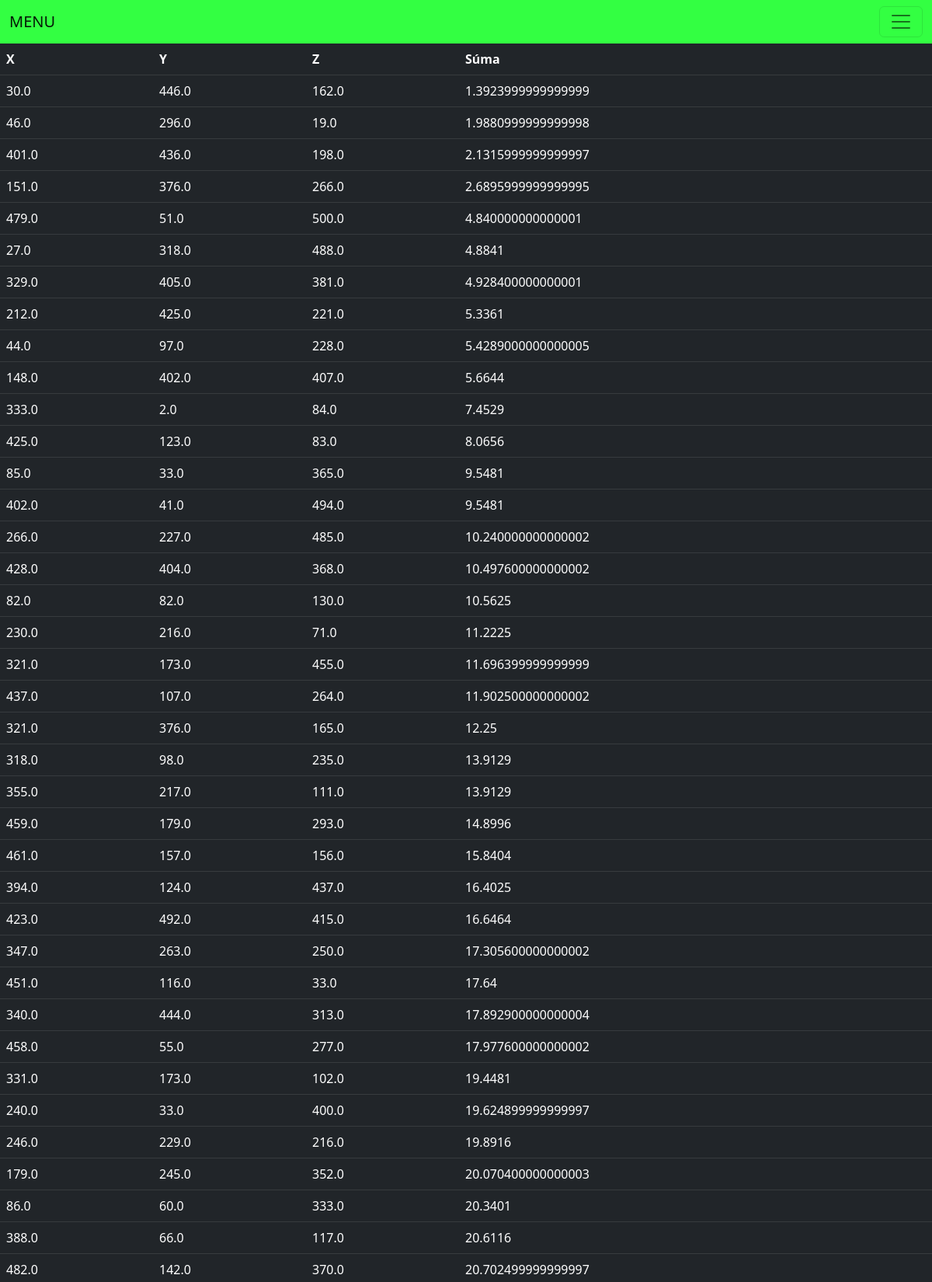
Page /RALineal/ (upper part) on the committed database.
### daddy/models.py (models this page shows, shortened)
class Datos(models.Model):
    x1 = models.FloatField()
    x2 = models.TextField()
    x3 = models.FloatField()
    x4 = models.FloatField()

### daddy/views.py (the view)
# urls.py: path('RALineal/', views.RLineal, name='RALineal'),
def RLineal(request):
    x1 = random.randint(1,500)
    x2 = random.randint(1,500)
    x3 = random.randint(1,500)
    df = Datos.objects.all()
    ldis = Alineal(df,x1,x2,x3)
    ldis = sorted(ldis)
    contexto = zip(df,ldis)
    return render(request, 'daddy/RALineal.html', {'contexto':contexto})

### daddy/views.py (called while the page is built)
def Alineal(df,x1,x2,x3):
    ldist = []
    for i in df:
        sumx1 = i.x1 + i.x1
        sumx2 = i.x3 + i.x3
        Tsum= sumx1 + sumx2
        Dsum= Tsum / 200
        a=(Dsum)**2
        y = i.x4 + i.x4
        Divy = y / 100
        vi = 200
        b=(Divy-a)*200
        ldist.append(a)
    return ldist

### daddy/templates/daddy/RALineal.html (shortened to what this page needs)
<!doctype html>
<html lang="en">
  <head>
    <title>lista</title> <link href="https://cdn.jsdelivr.net/npm/bootstrap@5.2.1/dist/css/bootstrap.min.css" rel="stylesheet">
    <link rel="stylesheet" href="https://pyscript.net/alpha/pyscript.css"  />
    <link href="https://cdn.jsdelivr.net/npm/bootstrap@5.2.2/dist/css/bootstrap.min.css" rel="stylesheet">
  </head>
 <body background="https://us.123rf.com/450wm/turr17/turr171506/turr17150600145/40750677-modelo-geom%C3%A9trico-con-tri%C3%A1ngulos-negros-y-grises-textura-abstracta-sin-fisuras-para-fondos-de-pantal.jpg">
 <nav class="navbar navbar-light" style="background-color: #33ff42">
  <div class="container-fluid">
    <a class="navbar-brand" href="{% url 'index' %}">MENU</a>
    <button class="navbar-toggler" type="button" data-bs-toggle="collapse" data-bs-target="#navbarNavDropdown" aria-controls="navbarNavDropdown" aria-expanded="false" aria-label="Toggle navigation">
      <span class="navbar-toggler-icon"></span>
    </button>
  </div>
</nav>
<table class="table table-dark">
  <thead>
    <tr>
      <th scope="col">X</th>
      <th scope="col">Y</th>
      <th scope="col">Z</th>
      <th scope="col">Súma</th>
    </tr>
  </thead>
  <tbody>
    {% for dato,Alineal  in contexto %}
    <tr>
      <td>{{dato.x1}}</td>
      <td>{{dato.x3}}</td>
      <td>{{dato.x4}}</td>
      <td>{{Alineal}}</td>
    </tr>
    {% endfor %}
  </tbody>
</body>
  </html>

### rows in the picture
Datos: x1 "30.0", x3 "446.0", x4 "162.0", Alineal "1.3923999999999999"
Datos: x1 "46.0", x3 "296.0", x4 "19.0", Alineal "1.9880999999999998"
Datos: x1 "401.0", x3 "436.0", x4 "198.0", Alineal "2.1315999999999997"
Datos: x1 "151.0", x3 "376.0", x4 "266.0", Alineal "2.6895999999999995"
Datos: x1 "479.0", x3 "51.0", x4 "500.0", Alineal "4.840000000000001"
Datos: x1 "27.0", x3 "318.0", x4 "488.0", Alineal "4.8841"
Datos: x1 "329.0", x3 "405.0", x4 "381.0", Alineal "4.928400000000001"
Datos: x1 "212.0", x3 "425.0", x4 "221.0", Alineal "5.3361"
Datos: x1 "44.0", x3 "97.0", x4 "228.0", Alineal "5.4289000000000005"
Datos: x1 "148.0", x3 "402.0", x4 "407.0", Alineal "5.6644"
Datos: x1 "333.0", x3 "2.0", x4 "84.0", Alineal "7.4529"
Datos: x1 "425.0", x3 "123.0", x4 "83.0", Alineal "8.0656"
Datos: x1 "85.0", x3 "33.0", x4 "365.0", Alineal "9.5481"
Datos: x1 "402.0", x3 "41.0", x4 "494.0", Alineal "9.5481"
Datos: x1 "266.0", x3 "227.0", x4 "485.0", Alineal "10.240000000000002"
Datos: x1 "428.0", x3 "404.0", x4 "368.0", Alineal "10.497600000000002"
Datos: x1 "82.0", x3 "82.0", x4 "130.0", Alineal "10.5625"
Datos: x1 "230.0", x3 "216.0", x4 "71.0", Alineal "11.2225"
Datos: x1 "321.0", x3 "173.0", x4 "455.0", Alineal "11.696399999999999"
Datos: x1 "437.0", x3 "107.0", x4 "264.0", Alineal "11.902500000000002"
Datos: x1 "321.0", x3 "376.0", x4 "165.0", Alineal "12.25"
Datos: x1 "318.0", x3 "98.0", x4 "235.0", Alineal "13.9129"
Datos: x1 "355.0", x3 "217.0", x4 "111.0", Alineal "13.9129"
Datos: x1 "459.0", x3 "179.0", x4 "293.0", Alineal "14.8996"
Datos: x1 "461.0", x3 "157.0", x4 "156.0", Alineal "15.8404"
Datos: x1 "394.0", x3 "124.0", x4 "437.0", Alineal "16.4025"
Datos: x1 "423.0", x3 "492.0", x4 "415.0", Alineal "16.6464"
Datos: x1 "347.0", x3 "263.0", x4 "250.0", Alineal "17.305600000000002"
Datos: x1 "451.0", x3 "116.0", x4 "33.0", Alineal "17.64"
Datos: x1 "340.0", x3 "444.0", x4 "313.0", Alineal "17.892900000000004"
Datos: x1 "458.0", x3 "55.0", x4 "277.0", Alineal "17.977600000000002"
Datos: x1 "331.0", x3 "173.0", x4 "102.0", Alineal "19.4481"
Datos: x1 "240.0", x3 "33.0", x4 "400.0", Alineal "19.624899999999997"
Datos: x1 "246.0", x3 "229.0", x4 "216.0", Alineal "19.8916"
Datos: x1 "179.0", x3 "245.0", x4 "352.0", Alineal "20.070400000000003"
Datos: x1 "86.0", x3 "60.0", x4 "333.0", Alineal "20.3401"
Datos: x1 "388.0", x3 "66.0", x4 "117.0", Alineal "20.6116"
Datos: x1 "482.0", x3 "142.0", x4 "370.0", Alineal "20.702499999999997"
